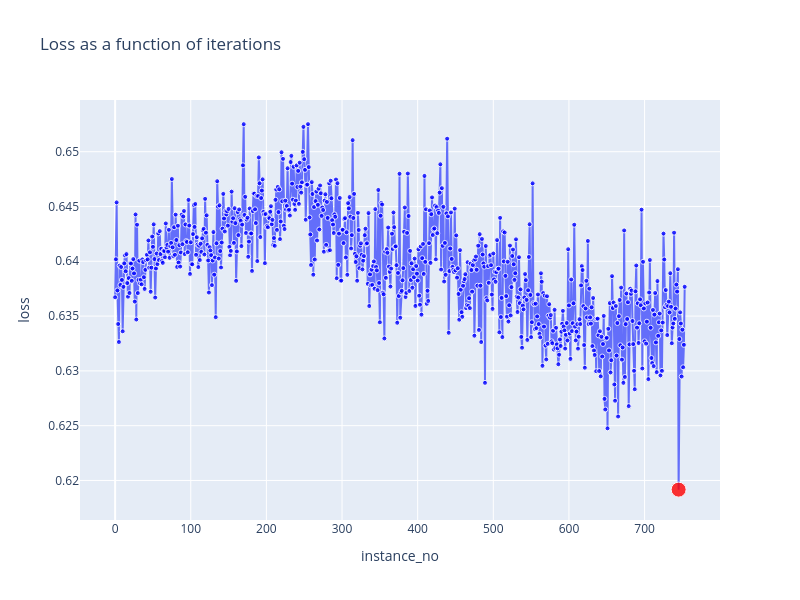

The notebook cell this image was saved under:
### Code cell
plot_2d_scatter(df, 'instance_no', 'loss', highlight=True)

### Figure 1 — Plotly figure (JSON) as saved in the notebook; plotly's stock layout.template omitted (floating-point values rounded to 4 significant figures; data arrays with more than 128 entries replaced by an {"elided": "..."} marker saying what was removed)
{"data": [{"marker": {"color": {"elided": "754 str values"}, "opacity": 0.8, "size": {"elided": "754 int values"}}, "mode": "lines+markers", "name": "loss", "type": "scatter", "x": {"elided": "754 int values"}, "y": {"elided": "754 float values"}}], "layout": {"height": 600, "title": {"text": "Loss as a function of iterations"}, "width": 800, "xaxis": {"title": {"text": "instance_no"}}, "yaxis": {"title": {"text": "loss"}}}}
